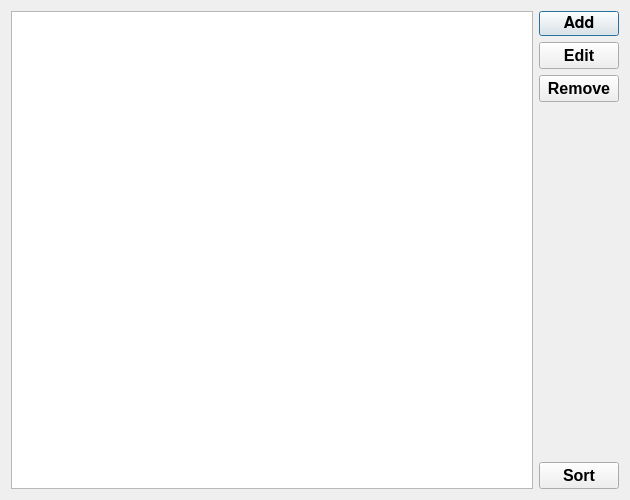
<?xml version="1.0" encoding="UTF-8"?>
<ui version="4.0">
 <class>Dialog</class>
 <widget class="QDialog" name="Dialog">
  <property name="geometry">
   <rect>
    <x>0</x>
    <y>0</y>
    <width>630</width>
    <height>500</height>
   </rect>
  </property>
  <property name="windowTitle">
   <string>Dialog</string>
  </property>
  <layout class="QHBoxLayout" name="horizontalLayout">
   <item>
    <widget class="QListWidget" name="listWidget"/>
   </item>
   <item>
    <layout class="QVBoxLayout" name="verticalLayout">
     <item>
      <widget class="QPushButton" name="pushButton_add">
       <property name="font">
        <font>
         <family>FreeSans</family>
         <pointsize>12</pointsize>
         <bold>true</bold>
        </font>
       </property>
       <property name="text">
        <string>Add</string>
       </property>
      </widget>
     </item>
     <item>
      <widget class="QPushButton" name="pushButton_edit">
       <property name="font">
        <font>
         <pointsize>12</pointsize>
         <bold>true</bold>
        </font>
       </property>
       <property name="text">
        <string>Edit</string>
       </property>
      </widget>
     </item>
     <item>
      <widget class="QPushButton" name="pushButton_remove">
       <property name="font">
        <font>
         <pointsize>12</pointsize>
         <bold>true</bold>
        </font>
       </property>
       <property name="text">
        <string>Remove</string>
       </property>
      </widget>
     </item>
     <item>
      <spacer name="verticalSpacer">
       <property name="orientation">
        <enum>Qt::Vertical</enum>
       </property>
       <property name="sizeHint" stdset="0">
        <size>
         <width>20</width>
         <height>40</height>
        </size>
       </property>
      </spacer>
     </item>
     <item>
      <widget class="QPushButton" name="pushButton_sort">
       <property name="font">
        <font>
         <pointsize>12</pointsize>
         <bold>true</bold>
        </font>
       </property>
       <property name="text">
        <string>Sort</string>
       </property>
      </widget>
     </item>
    </layout>
   </item>
  </layout>
 </widget>
 <resources/>
 <connections/>
</ui>
